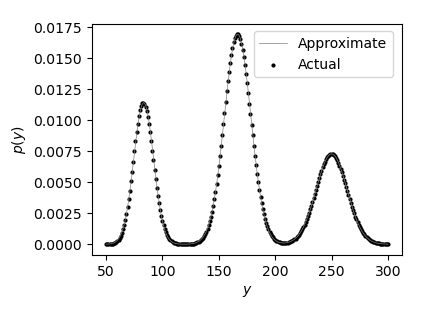

The Python source for this figure:
import matplotlib as mpl
import matplotlib.pyplot as plt
import numpy as np
from scipy.special import comb
import scipy.stats as st

# Drawing

y = np.arange(50, 301, 1)
beta = lambda y, n, p: comb(n, y)*p**y*(1-p)**(n-y)
normal = lambda x, mu, sigma: np.exp(-0.5*(x-mu)**2/sigma**2)\
                              /np.sqrt(2*np.pi*sigma**2)

fig, ax = plt.subplots(figsize=(4, 3))

ax.set_ylabel(r'$p(y)$')
ax.set_xlabel(r'$y$')

ax.scatter(y, 0.25*beta(y, 1000, 1/12)
             +0.5*beta(y, 1000, 1/6)
             +0.25*beta(y, 1000, 1/4), color=(0, 0, 0), s=4,
             label='Actual')
ax.plot(y, 0.25*normal(y, 1000/12, np.sqrt(1000*11/12/12))
          +0.5*normal(y, 1000/6, np.sqrt(1000*5/6/6))
          +0.25*normal(y, 1000/4, np.sqrt(1000*3/4/4)),
          color=(0.5, 0.5, 0.5), lw=0.5, label='Approximate')

fig.legend(loc='upper right', bbox_to_anchor=(1, 0.95))
fig.savefig('2.11.4.png', bbox_inches='tight')

# Numerical integration

y = np.arange(0, 1001, 1)
pdf = 0.25*beta(y, 1000, 1/12)+0.5*beta(y, 1000, 1/6)+0.25*beta(y, 1000, 1/4)
cdf = np.cumsum(pdf)

print("5%, 25%, 50%, 75%, and 95% exact points: ", end='')
print(*[np.argmax(cdf>p) for p in [.05, .25, .5, .75, .95] ], sep=', ')
print("5%, 25%, 50%, 75%, and 95% approximate points: ", end='')
print(1000/12+np.sqrt(1000*11/12/12)*st.norm.ppf(0.2),
      0.5*(1000/12+1000/6),
      167,
      0.5*(1000/6+1000/4),
      1000/4+np.sqrt(1000*3/4/4)*st.norm.ppf(0.80), sep=', ')
